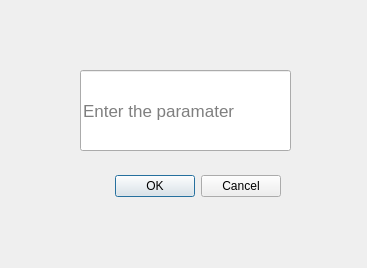
<?xml version="1.0" encoding="UTF-8"?>
<ui version="4.0">
 <class>Dialog</class>
 <widget class="QDialog" name="Dialog">
  <property name="geometry">
   <rect>
    <x>0</x>
    <y>0</y>
    <width>367</width>
    <height>268</height>
   </rect>
  </property>
  <property name="windowTitle">
   <string>Dialog</string>
  </property>
  <widget class="QDialogButtonBox" name="buttonBox">
   <property name="geometry">
    <rect>
     <x>90</x>
     <y>170</y>
     <width>191</width>
     <height>32</height>
    </rect>
   </property>
   <property name="orientation">
    <enum>Qt::Horizontal</enum>
   </property>
   <property name="standardButtons">
    <set>QDialogButtonBox::Cancel|QDialogButtonBox::Ok</set>
   </property>
  </widget>
  <widget class="QLineEdit" name="lineEdit">
   <property name="geometry">
    <rect>
     <x>80</x>
     <y>70</y>
     <width>211</width>
     <height>81</height>
    </rect>
   </property>
   <property name="font">
    <font>
     <pointsize>13</pointsize>
    </font>
   </property>
   <property name="placeholderText">
    <string>Enter the paramater</string>
   </property>
  </widget>
 </widget>
 <resources/>
 <connections>
  <connection>
   <sender>buttonBox</sender>
   <signal>accepted()</signal>
   <receiver>Dialog</receiver>
   <slot>accept()</slot>
   <hints>
    <hint type="sourcelabel">
     <x>248</x>
     <y>254</y>
    </hint>
    <hint type="destinationlabel">
     <x>157</x>
     <y>274</y>
    </hint>
   </hints>
  </connection>
  <connection>
   <sender>buttonBox</sender>
   <signal>rejected()</signal>
   <receiver>Dialog</receiver>
   <slot>reject()</slot>
   <hints>
    <hint type="sourcelabel">
     <x>316</x>
     <y>260</y>
    </hint>
    <hint type="destinationlabel">
     <x>286</x>
     <y>274</y>
    </hint>
   </hints>
  </connection>
 </connections>
</ui>
